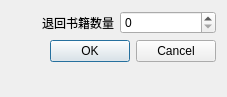
<?xml version="1.0" encoding="UTF-8"?>
<ui version="4.0">
 <class>CancelReserve</class>
 <widget class="QDialog" name="CancelReserve">
  <property name="geometry">
   <rect>
    <x>0</x>
    <y>0</y>
    <width>227</width>
    <height>97</height>
   </rect>
  </property>
  <property name="sizePolicy">
   <sizepolicy hsizetype="Fixed" vsizetype="Fixed">
    <horstretch>0</horstretch>
    <verstretch>0</verstretch>
   </sizepolicy>
  </property>
  <property name="windowTitle">
   <string>Reserve book</string>
  </property>
  <property name="windowIcon">
   <iconset>
    <normaloff>:/images/update.png</normaloff>:/images/update.png</iconset>
  </property>
  <property name="toolTipDuration">
   <number>-1</number>
  </property>
  <layout class="QFormLayout" name="formLayout">
   <item row="0" column="1">
    <layout class="QHBoxLayout" name="horizontalLayout_2">
     <item>
      <widget class="QLabel" name="label_7">
       <property name="text">
        <string>退回书籍数量</string>
       </property>
       <property name="alignment">
        <set>Qt::AlignRight|Qt::AlignTrailing|Qt::AlignVCenter</set>
       </property>
      </widget>
     </item>
     <item>
      <widget class="QSpinBox" name="spinBox_quantity"/>
     </item>
    </layout>
   </item>
   <item row="1" column="0" colspan="2">
    <widget class="QDialogButtonBox" name="buttonBox">
     <property name="statusTip">
      <string/>
     </property>
     <property name="standardButtons">
      <set>QDialogButtonBox::Cancel|QDialogButtonBox::Ok</set>
     </property>
    </widget>
   </item>
  </layout>
 </widget>
 <resources/>
 <connections/>
</ui>
